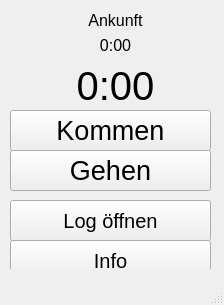
<?xml version="1.0" encoding="UTF-8"?>
<ui version="4.0">
 <class>MainWindow</class>
 <widget class="QMainWindow" name="MainWindow">
  <property name="geometry">
   <rect>
    <x>0</x>
    <y>0</y>
    <width>224</width>
    <height>305</height>
   </rect>
  </property>
  <property name="font">
   <font>
    <family>Arial</family>
    <pointsize>20</pointsize>
   </font>
  </property>
  <property name="windowTitle">
   <string>Zeit</string>
  </property>
  <property name="animated">
   <bool>false</bool>
  </property>
  <widget class="QWidget" name="centralwidget">
   <widget class="QLabel" name="laTime">
    <property name="geometry">
     <rect>
      <x>10</x>
      <y>70</y>
      <width>211</width>
      <height>31</height>
     </rect>
    </property>
    <property name="font">
     <font>
      <family>Arial</family>
      <pointsize>30</pointsize>
     </font>
    </property>
    <property name="text">
     <string>0:00</string>
    </property>
    <property name="alignment">
     <set>Qt::AlignCenter</set>
    </property>
   </widget>
   <widget class="QPushButton" name="bnArrive">
    <property name="geometry">
     <rect>
      <x>10</x>
      <y>110</y>
      <width>201</width>
      <height>41</height>
     </rect>
    </property>
    <property name="text">
     <string>Kommen</string>
    </property>
   </widget>
   <widget class="QPushButton" name="bnLeave">
    <property name="geometry">
     <rect>
      <x>10</x>
      <y>150</y>
      <width>201</width>
      <height>41</height>
     </rect>
    </property>
    <property name="text">
     <string>Gehen</string>
    </property>
   </widget>
   <widget class="QLabel" name="laArrived">
    <property name="geometry">
     <rect>
      <x>20</x>
      <y>30</y>
      <width>191</width>
      <height>31</height>
     </rect>
    </property>
    <property name="font">
     <font>
      <family>Arial</family>
      <pointsize>12</pointsize>
     </font>
    </property>
    <property name="text">
     <string>0:00</string>
    </property>
    <property name="alignment">
     <set>Qt::AlignCenter</set>
    </property>
   </widget>
   <widget class="QLabel" name="laArrived_2">
    <property name="geometry">
     <rect>
      <x>20</x>
      <y>10</y>
      <width>191</width>
      <height>21</height>
     </rect>
    </property>
    <property name="font">
     <font>
      <family>Arial</family>
      <pointsize>12</pointsize>
     </font>
    </property>
    <property name="text">
     <string>Ankunft</string>
    </property>
    <property name="alignment">
     <set>Qt::AlignCenter</set>
    </property>
   </widget>
   <widget class="QPushButton" name="bnOpenLog">
    <property name="geometry">
     <rect>
      <x>10</x>
      <y>200</y>
      <width>201</width>
      <height>41</height>
     </rect>
    </property>
    <property name="font">
     <font>
      <pointsize>15</pointsize>
     </font>
    </property>
    <property name="text">
     <string>Log öffnen</string>
    </property>
   </widget>
   <widget class="QPushButton" name="bnAbout">
    <property name="geometry">
     <rect>
      <x>10</x>
      <y>240</y>
      <width>201</width>
      <height>41</height>
     </rect>
    </property>
    <property name="font">
     <font>
      <pointsize>15</pointsize>
     </font>
    </property>
    <property name="text">
     <string>Info</string>
    </property>
   </widget>
  </widget>
  <widget class="QStatusBar" name="statusbar"/>
 </widget>
 <resources/>
 <connections/>
</ui>
